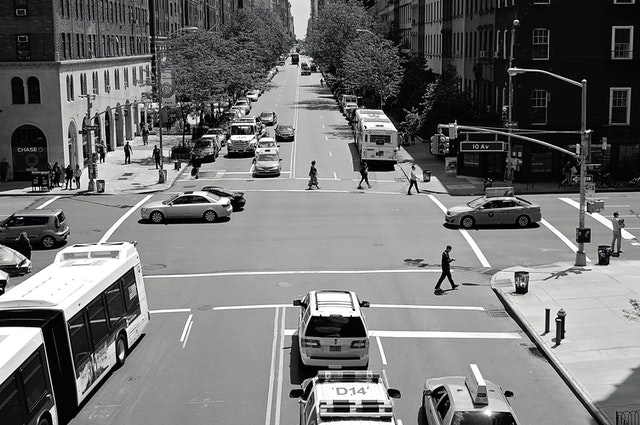
#> input picture temel_resim_islemleri/resim_piramidi/a2.jpg, 640 x 425 px
$ python resim_piramidi.py
#> lines starting #> are read from the running program, lines starting #| are printed output that depends on the picture
import cv2
import numpy as np
# Resmi ekleriz.
img = cv2.imread("a2.jpg")
#> img is the input picture: shape (425, 640, 3); mean B, G, R 113.1, 113.1, 112.5
# Up fonksiyonu ile resmin boyutunu büyütürüz.
up = cv2.pyrUp(img)
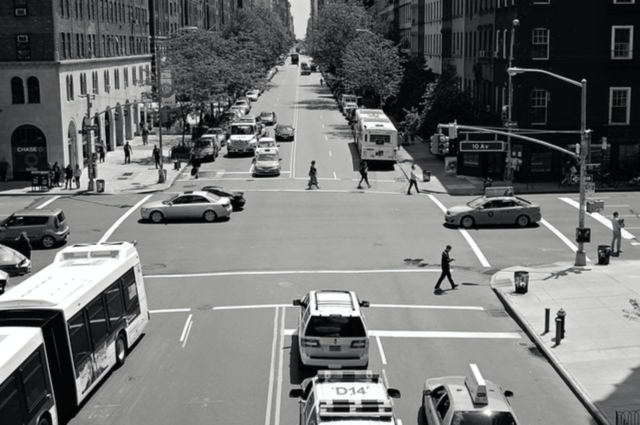
#> up: shape (850, 1280, 3) (shown at 1/2 size); mean B, G, R 113.2, 113.2, 112.6
# Down fonksiyonu ile resmin boyutunu küçültürüz.
down = cv2.pyrDown(img)
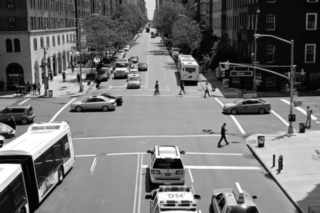
#> down: shape (213, 320, 3); mean B, G, R 113, 113, 112.4
# Orjinal resmi göster.
while True:
    # Orjinal resmi göster.
    cv2.imshow('orjinal', img)
    # Büyütülmüş resmi göster.
    cv2.imshow('up', up)
    # Küçültülmüş resmi göster.
    cv2.imshow('down', down)
    # q harfine basarak bütün döngüyü kırar ve gösterilenleri kapatırız.
    if cv2.waitKey(1) & 0xFF == ord("q"):
#> (key q is pressed here)
         break
# Ekran biz kapatana kadar açık kalsın diye cv2.waitKey eklenir
cv2.waitKey(0)
# Bir hata almamak için cv2.destroyAllWindows() fonksiyonu eklenir.
cv2.destroyAllWindows()
